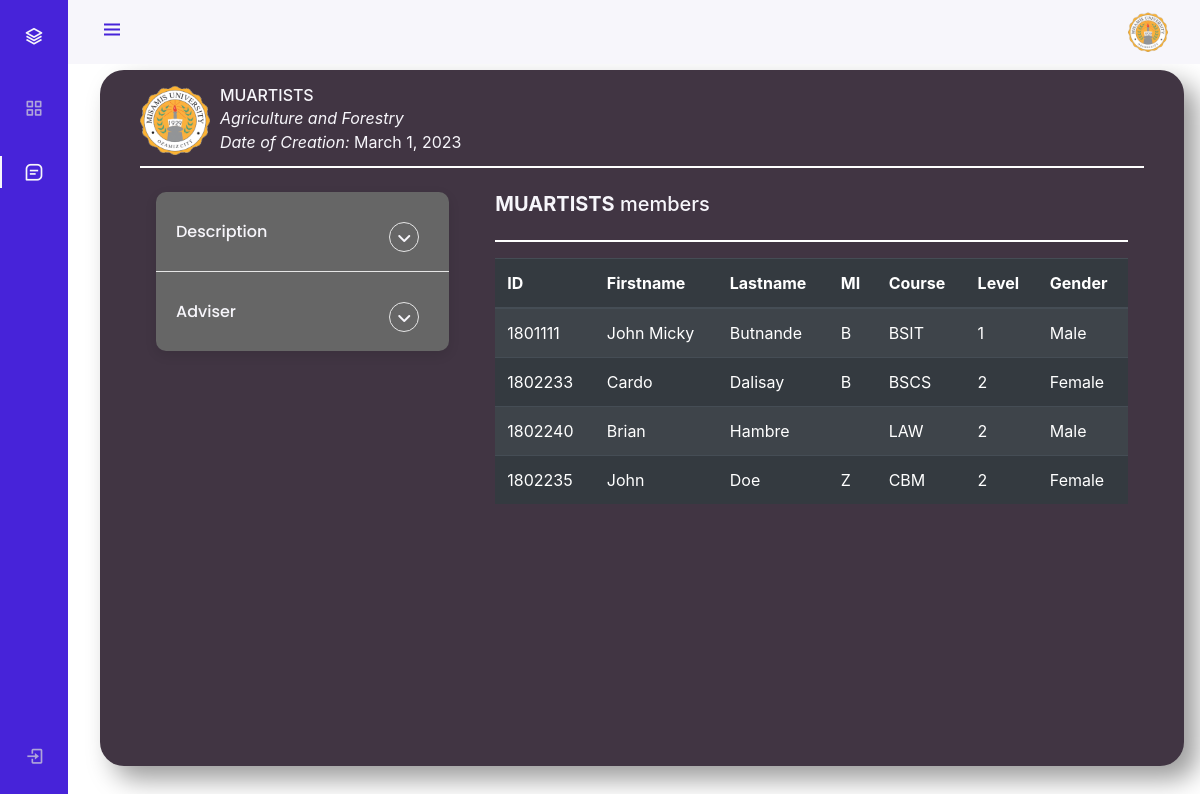
Page /view.php?id=1 on the committed database.
### tables this page shows
CREATE TABLE `organization` (
  `org_id` int(11) NOT NULL,
  `filename` varchar(100) NOT NULL,
  `org_name` varchar(255) NOT NULL,
  `org_desc` varchar(255) NOT NULL,
  `org_dept` enum('Agriculture and Forestry','Arts and Sciences','Business and Management','Computer Studies','Criminology','Dentistry','Education','Engineering and Technology','Law','Maritime Education','Medical Technology','Nursing, Midwifery & Radiologic Technology','High School','Grade School') NOT NULL,
  `org_adviser` varchar(255) NOT NULL,
  `creation_date` date DEFAULT NULL
);

CREATE TABLE `orgs_mem` (
  `stud_org_id` int(11) NOT NULL,
  `org_id` int(11) NOT NULL,
  `student_id` int(11) NOT NULL,
  `position` varchar(255) NOT NULL,
  `join_date` timestamp NOT NULL DEFAULT current_timestamp() ON UPDATE current_timestamp()
);

CREATE TABLE `student_information` (
  `student_id` int(11) NOT NULL,
  `firstname` varchar(255) NOT NULL,
  `lastname` varchar(255) NOT NULL,
  `mi` char(2) NOT NULL,
  `course` varchar(255) NOT NULL,
  `level` enum('1','2','3','4') NOT NULL,
  `gender` enum('Male','Female','Undefined') NOT NULL,
  `contact_num` bigint(13) NOT NULL
);

### view.php (the view, shortened to what this page needs)
<?php
include "config.php";
?>
<!DOCTYPE html>
<html lang="en">
<head>
    <link rel="stylesheet" href="https://cdn.jsdelivr.net/npm/boxicons@latest/css/boxicons.min.css">
    <link rel="stylesheet" href="https://cdnjs.cloudflare.com/ajax/libs/font-awesome/6.2.1/css/all.min.css" />
    <link rel="stylesheet" href="./css/style.css">
    <link rel="stylesheet" href="https://cdn.jsdelivr.net/npm/bootstrap@4.6.2/dist/css/bootstrap.min.css">
</head>
<body id="body-pd" onload="">
    <header class="header" id="header">
        <div class="header_toggle"> <i class='bx bx-menu' id="header-toggle"></i> </div>
        <div class="header_img"> <img src="./img/MU_LOGO.png" alt="logo of misamis university"> </div>
    </header>
    <div class="l-navbar" id="nav-bar">
        <nav class="nav">
            <div> <a href="#" class="nav_logo"> <i class='bx bx-layer nav_logo-icon'></i> <span class="nav_logo-name">MU Murso</span> </a>
                <div class="nav_list">
                    <a href="index.php" class="nav_link"> <i class='bx bx-grid-alt nav_icon'></i> <span class="nav_name">Organizations</span> </a>
                    <a href="" class="nav_link active"> <i class='bx bx-message-square-detail nav_icon'></i> <span class="nav_name">View Organizations</span> </a>
                </div>
            </div>
            <?php if (isset($_SESSION['user'])) : ?>
                <form action="" method="get">
                    <a href="?logout" class="nav_link"> <i class='bx bx-log-out nav_icon'></i> <span class="nav_name">SignOut</span> </a>
                </form>
            <?php else : ?>
                <a href="login.php" class="nav_link"> <i class='bx bx-log-in nav_icon'></i> <span class="nav_name">Login</span> </a>
            <?php endif; ?>
        </nav>
    </div>
    <div class="content" style="margin-top: 70px;">
        <?php
        if (isset($_GET['id'])) :
            $org_id = $_GET['id'];
            $getOrg = "SELECT * FROM organization WHERE org_id = $org_id";
            $getOrgRes = $mysql->query($getOrg);
            $row = $getOrgRes->fetch_assoc();
        ?>
            <section class="main-section">
                <div class="top-section">
                    <div class="top-section-nav ">
                        <div class="top-img ">
                            <img src="./img/MU_LOGO.png" alt="logo of the organization" height="70px" width="70px">
                        </div>
                        <div class="top-message ">
                            <h6><?= $row['org_name'] ?></h6>
                            <p style="font-style:italic"><?= $row['org_dept'] ?></p>
                            <p><i>Date of Creation:</i> <?= date('F j, Y', strtotime($row['creation_date'])) ?></p>
                        </div>
                    </div>
                </div>
                <hr style="border: 1px solid white">
                <div class="container px-2">
                    <div class="row gx-3">
                        <div class="col-md-4">
                            <div class="p-2 ">
                                <div class="faq-container">
                                    <div class="faq">
                                        <h6 class="faq-title">Description</h6>
                                        <button class="faq-toggle">
                                            <i class="fas fa-angle-down"></i>
                                        </button>
                                    </div>
                                    <div class="faq">
                                        <h6 class="faq-title">Adviser</h6>
                                        <button class="faq-toggle">
                                            <i class="fas fa-angle-down"></i>
                                        </button>
                                    </div>
                                </div>
                            </div>
                        </div>
                        <div class="col-md-8">
                            <div class="p-2">
                                <div class="table-up">
                                    <h5><span style="font-weight: bold"><?= $row['org_name'] ?></span> members</h5>
                                </div>
                                <hr style="border: 1px solid white">
                                <?php
                                $members = "SELECT a.*,b.* FROM orgs_mem a INNER JOIN student_information b ON a.student_id = b.student_id
                                                    WHERE a.org_id = $org_id";
                                $membersRes = $mysql->query($members);
                                ?>
                                <div class="table-responsive">
                                    <table class="table table-dark table-striped content-show">
                                        <thead>
                                            <tr>
                                                <th>ID</th>
                                                <th>Firstname</th>
                                                <th>Lastname</th>
                                                <th>MI</th>
                                                <th>Course</th>
                                                <th>Level</th>
                                                <th>Gender</th>
                                            </tr>
                                        </thead>
                                        <tbody>
                                            <?php
                                            if (mysqli_num_rows($membersRes) > 0) :
                                                while ($memRow = $membersRes->fetch_assoc()) :
                                            ?>
                                                    <tr>
                                                        <td><?= $memRow['student_id'] ?></td>
                                                        <td><?= $memRow['firstname'] ?></td>
                                                        <td><?= $memRow['lastname'] ?></td>
                                                        <td><?= $memRow['mi'] ?></td>
                                                        <td><?= $memRow['course'] ?></td>
                                                        <td><?= $memRow['level'] ?></td>
                                                        <td><?= $memRow['gender'] ?></td>
                                                    </tr>
                                                <?php
                                                endwhile;
                                            else :
                                                ?>
                                                <tr>
                                                    <td colspan="8" style="text-align: center;">No Members Yet!</td>
                                                </tr>
                                            <?php endif ?>
                                        </tbody>
                                    </table>
                                </div>
                            </div>
                        </div>
                    </div>
                </div>
            </section>
        <?php endif ?>
    </div>
</body>
</html>

### css/style.css (style rules this page uses)
:root { --header-height: 3rem; --nav-width: 68px; --first-color: #4723d9; --first-color-light: #afa5d9; --white-color: #f7f6fb; --body-font: "Nunito", sans-serif; --normal-font-size: 1rem; --z-fixed: 100; }
body { position: relative; margin: var(--header-height) 0 0 0; padding: 0 1rem; font-family: var(--body-font); font-size: var(--normal-font-size); transition: 0.5s; }
a { text-decoration: none; }
.header { width: 100%; height: var(--header-height); position: fixed; top: 0; left: 0; display: flex; align-items: center; justify-content: space-between; padding: 0 1rem; background-color: var(--white-color); z-index: var(--z-fixed); transition: 0.5s; }
.header_toggle { color: var(--first-color); font-size: 1.5rem; cursor: pointer; }
.header_img { width: 35px; height: 35px; display: flex; justify-content: center; border-radius: 50%; overflow: hidden; }
.header_img img { width: 40px; }
.l-navbar { position: fixed; top: 0; left: -30%; width: var(--nav-width); height: 100vh; background-color: var(--first-color); padding: 0.5rem 1rem 0 0; transition: 0.5s; z-index: var(--z-fixed); }
.nav { height: 100%; display: flex; flex-direction: column; justify-content: space-between; overflow: hidden; }
.nav_logo, .nav_link { display: grid; grid-template-columns: max-content max-content; align-items: center; column-gap: 1rem; padding: 0.5rem 0 0.5rem 1.5rem; }
.nav_logo { margin-bottom: 2rem; }
.nav_logo-icon { font-size: 1.25rem; color: var(--white-color); }
.nav_link { position: relative; color: var(--first-color-light); margin-bottom: 1.5rem; transition: 0.3s; }
.nav_icon { font-size: 1.25rem; }
.active { color: var(--white-color); }
.active::before { content: ""; position: absolute; left: 0; width: 2px; height: 32px; background-color: var(--white-color); }
.content { position: relative; height: 87vh; background-color: #413543; border-radius: 24px; box-shadow: 13px 13px 26px #9b9b9b, -13px -13px 26px #ffffff; overflow: auto; }
.main-section { color: #f7f6fb; padding: 20px; margin: 0 20px; }
.top-section-nav { display: flex; justify-content: center; flex-direction: column; }
@media screen and (min-width: 768px) { body { margin: calc(var(--header-height) + 1rem) 0 0 0; padding-left: calc(var(--nav-width) + 2rem); } }
@media screen and (min-width: 768px) { .header { height: calc(var(--header-height) + 1rem); padding: 0 2rem 0 calc(var(--nav-width) + 2rem); } }
@media screen and (min-width: 768px) { .header_img { width: 40px; height: 40px; } }
@media screen and (min-width: 768px) { .header_img img { width: 45px; } }
@media screen and (min-width: 768px) { .l-navbar { left: 0; padding: 1rem 1rem 0 0; } }

### view.php (style rules this page uses)
.faq-container { font-family: "Poppins", sans-serif; max-width: 600px; margin: 0 auto; border-radius: 10px; background-color: #666; overflow: hidden; box-shadow: rgba(0, 0, 0, 0.1) 0px 4px 12px; }
.faq { box-sizing: border-box; background: transparent; padding: 30px 20px; position: relative; overflow: hidden; }
.faq:not(:first-child) { border-top: 1px solid #e6e6e6; }
.faq-title { margin: 0 35px 0 0; }
.faq-toggle { background-color: transparent; border: 1px solid #e6e6e6; color: inherit; border-radius: 50%; cursor: pointer; display: flex; align-items: center; justify-content: center; font-size: 16px; padding-top: 3px; position: absolute; top: 30px; right: 30px; height: 30px; width: 30px; transition: 0.3s ease; }
.top-section { height: 60px; width: 100%; display: flex; justify-content: space-between; }
.top-section-nav { display: flex; position: relative; z-index: 1; }
.top-section-nav h6 { margin: 0; }
.top-img { position: absolute; }
.top-message { display: flex; flex-direction: column; justify-content: center; align-items: flex-start; margin-left: 80px; }
.top-message h6, p { margin: 0; }
.table-up { display: flex; justify-content: space-between; margin: 0; }

### rows in the picture
organization: org_name "MUARTISTS", org_dept "Agriculture and Forestry", creation_date "March 1, 2023"
orgs_mem: student.student_id "1801111", student.firstname "John Micky", student.lastname "Butnande", student.mi "B", student.course "BSIT", student.level "1", student.gender "Male"
orgs_mem: student.student_id "1802233", student.firstname "Cardo", student.lastname "Dalisay", student.mi "B", student.course "BSCS", student.level "2", student.gender "Female"
orgs_mem: student.student_id "1802240", student.firstname "Brian", student.lastname "Hambre", student.course "LAW", student.level "2", student.gender "Male"
orgs_mem: student.student_id "1802235", student.firstname "John", student.lastname "Doe", student.mi "Z", student.course "CBM", student.level "2", student.gender "Female"
